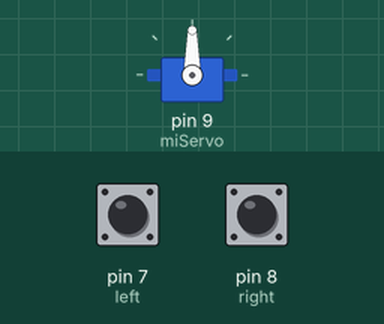
This sketch was run on a simulated Arduino Uno, built with avr-gcc and run on an emulated ATmega328P. On the bench: servo. The test bench sets the inputs (shaded band); at power-on: pin 7 (left) HIGH, pin 8 (right) HIGH.

Above: at 1.2 s.
1.3 s: pin 7 (left) pulled LOW for 1 s
At 1.77 s:
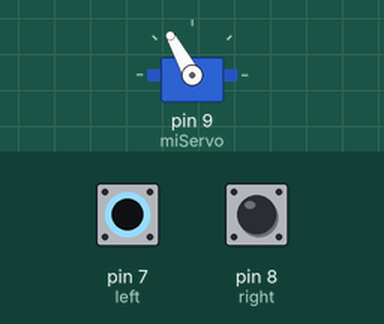
At 3.2 s:
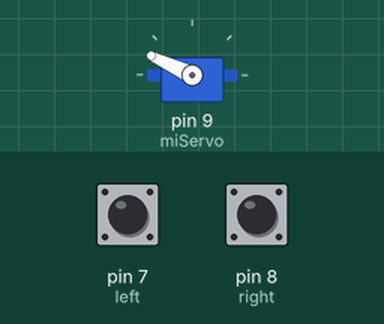
3.8 s: pin 8 (right) pulled LOW for 3.2 s
8.5 s: pin 7 (left) pulled LOW for 3.2 s
13.2 s: pin 8 (right) pulled LOW for 0.15 s
At 13.8 s:
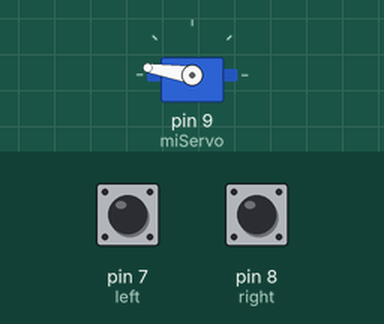
Timing chart, 0 to 15.8 s (numbered marks = the images above; inputs shaded):
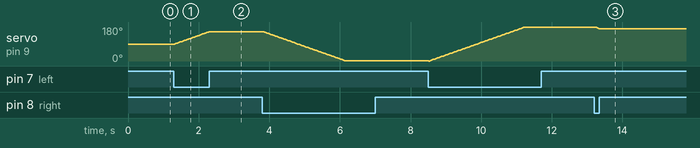

Measured:
- after the input at 1.3 s, servo on pin 9 (miServo): moves from 90° to 155° over 0.97 s, starting at once
- after the input at 13.2 s, servo on pin 9 (miServo): 179° → 171° at once

The sketch:

Servomotor.ino
```cpp
#include <Servo.h>

const byte left = 7;
const byte right = 8;
Servo miServo;
int angulo = 90;

void setup() {
  pinMode(left, INPUT_PULLUP);
  pinMode(right, INPUT_PULLUP);
  miServo.attach(9); // Conecta el servo al pin digital 9
}

void loop(){
  if(digitalRead(left) == LOW){
    if(angulo <= 179){
      miServo.write(angulo++);
    }
  }else if(digitalRead(right) == LOW){
    if(angulo >= 1){
      miServo.write(angulo--);
    }
  }

  delay(15);
}

/*
void loop(){
  // Mueve el servo de 0° a 180°
  for (int angulo = 0; angulo <= 180; angulo++) {
    miServo.write(angulo);
    delay(15);
  }

  // Mueve el servo de 180° a 0°
  for (int angulo = 180; angulo >= 0; angulo--) {
    miServo.write(angulo);
    delay(15);
  }
}
*/
```
